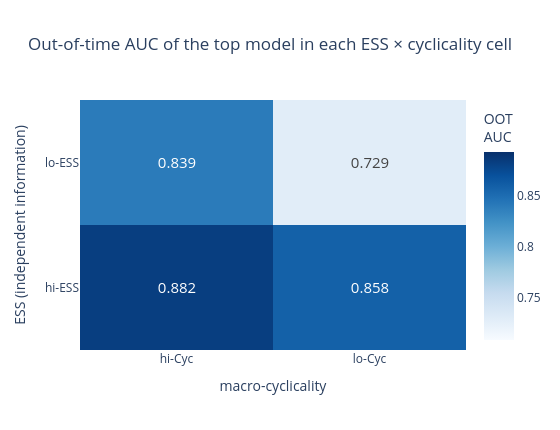
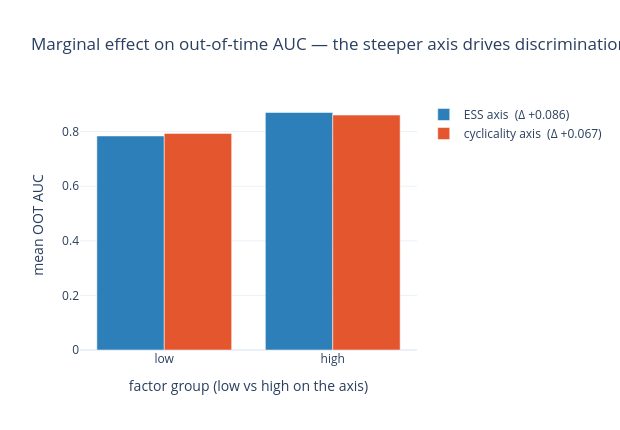

The cell these charts' notebook holds for them, in order:
### Code cell
# --- arrange the four model AUCs in the 2x2 and read the two margins ---
p = q4.assign(ess=q4['quad'].str[:6], cyc=q4['quad'].str[-6:])
piv = p.pivot(index='ess', columns='cyc', values='oot_auc') \
       .reindex(index=['hi-ESS', 'lo-ESS'], columns=['hi-Cyc', 'lo-Cyc'])
ess_margin = piv.mean(axis=1)          # avg AUC of each ESS row
cyc_margin = piv.mean(axis=0)          # avg AUC of each cyclicality column
d_ess = ess_margin['hi-ESS'] - ess_margin['lo-ESS']
d_cyc = cyc_margin['hi-Cyc'] - cyc_margin['lo-Cyc']
print("out-of-time AUC in the 2x2:")
print(piv.round(3).to_string())
print(f"\nESS margin  (hi - lo): {d_ess:+.3f}")
print(f"Cyclicality margin (hi - lo): {d_cyc:+.3f}")
print(f"=> {'ESS' if abs(d_ess) > abs(d_cyc) else 'cyclicality'} moves model AUC more.")

fig = go.Figure(go.Heatmap(z=piv.values, x=list(piv.columns), y=list(piv.index),
    colorscale='Blues', zmin=piv.values.min() - .02, zmax=piv.values.max() + .01,
    text=piv.round(3).values, texttemplate='%{text}', textfont=dict(size=15),
    colorbar=dict(title='OOT<br>AUC')))
fig.update_layout(template='plotly_white', width=560, height=430,
    title='Out-of-time AUC of the top model in each ESS × cyclicality cell',
    xaxis_title='macro-cyclicality', yaxis_title='ESS (independent information)')
fig.show()

fig = go.Figure()
fig.add_bar(x=['low', 'high'], y=[ess_margin['lo-ESS'], ess_margin['hi-ESS']],
            name=f'ESS axis  (Δ {d_ess:+.3f})', marker_color='#2C7FB8')
fig.add_bar(x=['low', 'high'], y=[cyc_margin['lo-Cyc'], cyc_margin['hi-Cyc']],
            name=f'cyclicality axis  (Δ {d_cyc:+.3f})', marker_color='#E4572E')
fig.update_layout(barmode='group', template='plotly_white', width=620, height=430,
    title='Marginal effect on out-of-time AUC — the steeper axis drives discrimination',
    xaxis_title='factor group (low vs high on the axis)', yaxis_title='mean OOT AUC',
    yaxis=dict(range=[min(ess_margin.min(), cyc_margin.min()) - .03, None]))
fig.show()

### Figure 1 — Plotly figure (JSON) as saved in the notebook; plotly's stock layout.template omitted (floating-point values rounded to 4 significant figures)
{"data": [{"colorbar": {"title": {"text": "OOT<br>AUC"}}, "colorscale": [[0.0, "rgb(247,251,255)"], [0.125, "rgb(222,235,247)"], [0.25, "rgb(198,219,239)"], [0.375, "rgb(158,202,225)"], [0.5, "rgb(107,174,214)"], [0.625, "rgb(66,146,198)"], [0.75, "rgb(33,113,181)"], [0.875, "rgb(8,81,156)"], [1.0, "rgb(8,48,107)"]], "text": [[0.882, 0.858], [0.839, 0.729]], "textfont": {"size": 15}, "texttemplate": "%{text}", "type": "heatmap", "x": ["hi-Cyc", "lo-Cyc"], "y": ["hi-ESS", "lo-ESS"], "z": [[0.882, 0.858], [0.839, 0.729]], "zmax": 0.892, "zmin": 0.709}], "layout": {"height": 430, "title": {"text": "Out-of-time AUC of the top model in each ESS × cyclicality cell"}, "width": 560, "xaxis": {"title": {"text": "macro-cyclicality"}}, "yaxis": {"title": {"text": "ESS (independent information)"}}}}

### Figure 2 — Plotly figure (JSON) as saved in the notebook; plotly's stock layout.template omitted (floating-point values rounded to 4 significant figures)
{"data": [{"marker": {"color": "#2C7FB8"}, "name": "ESS axis  (Δ +0.086)", "type": "bar", "x": ["low", "high"], "y": [0.784, 0.87]}, {"marker": {"color": "#E4572E"}, "name": "cyclicality axis  (Δ +0.067)", "type": "bar", "x": ["low", "high"], "y": [0.7935, 0.8605]}], "layout": {"barmode": "group", "height": 430, "title": {"text": "Marginal effect on out-of-time AUC — the steeper axis drives discrimination"}, "width": 620, "xaxis": {"title": {"text": "factor group (low vs high on the axis)"}}, "yaxis": {"range": [0.754, null], "title": {"text": "mean OOT AUC"}}}}
